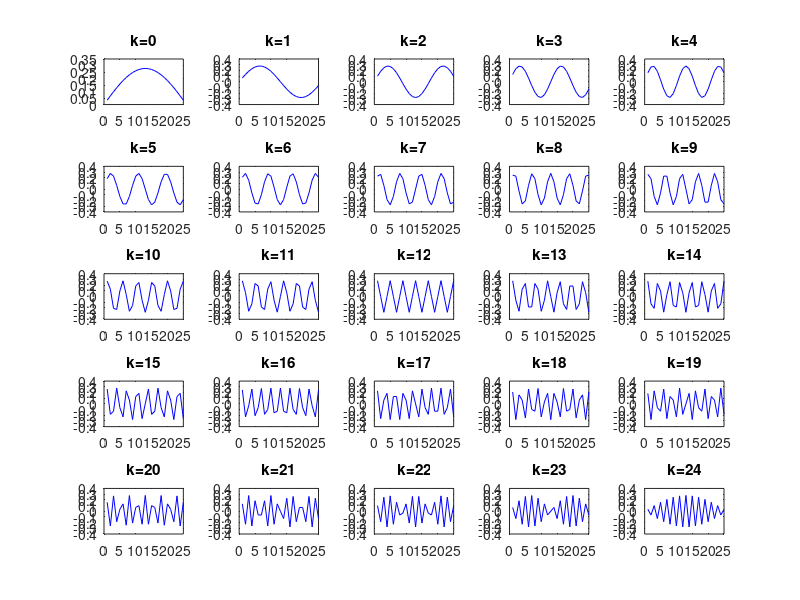

Write MATLAB code to recreate this figure. (Note: this script raises an error after producing the figure.)
% problem 3.4 - macierze ortogonalne DST i Hartleya
clear all; close all; clc;

N = 25;
k = (0:N-1); 
n = (0:N-1);

%% macierz DST
A_DST = sqrt(2/(N+1)) * sin(pi*(k'+1)*(n+1)/(N+1));

%% macierz Hartleya
A_Hartley = sqrt(1/N) * (cos(2*pi/N*k'*n) + sin(2*pi/N*k'*n));

%% wyswietlenie wierszy macierzy DST
figure;
for k = 1:N
    subplot(5, 5, k);
    plot(A_DST(k, :), 'b-');
    title(['k=' num2str(k-1)]);
end
sgtitle('funkcje bazowe DST');
% widac sinusoidy o rosnacej czestotliwosci

%% wyswietlenie wierszy macierzy Hartleya
figure;
for k = 1:N
    subplot(5, 5, k);
    plot(A_Hartley(k, :), 'r-');
    title(['k=' num2str(k-1)]);
end
sgtitle('funkcje bazowe Hartleya');
% widac kombinacje sinusa i kosinusa

%% sprawdzenie ortogonalnosci wierszy DST
disp('=== DST ===');
disp('ortogonalnosc 5 losowych par wierszy:');
for i = 1:5
    idx = randperm(N, 2);
    iloczyn = dot(A_DST(idx(1), :), A_DST(idx(2), :));
    disp(['  wiersze ' num2str(idx(1)-1) ' i ' num2str(idx(2)-1) ': ' num2str(iloczyn)]);
end

%% sprawdzenie ortogonalnosci macierzy DST
disp(' ');
disp('ortogonalnosc macierzy DST:');
disp(['  max roznica inv(A)*A vs eye(N): ' num2str(max(max(abs(inv(A_DST)*A_DST - eye(N)))))]);
disp(['  max roznica A''*A vs eye(N): ' num2str(max(max(abs(A_DST'*A_DST - eye(N)))))]);

%% sprawdzenie ortogonalnosci wierszy Hartleya
disp(' ');
disp('=== HARTLEY ===');
disp('ortogonalnosc 5 losowych par wierszy:');
for i = 1:5
    idx = randperm(N, 2);
    iloczyn = dot(A_Hartley(idx(1), :), A_Hartley(idx(2), :));
    disp(['  wiersze ' num2str(idx(1)-1) ' i ' num2str(idx(2)-1) ': ' num2str(iloczyn)]);
end

%% sprawdzenie ortogonalnosci macierzy Hartleya
disp(' ');
disp('ortogonalnosc macierzy Hartleya:');
disp(['  max roznica inv(A)*A vs eye(N): ' num2str(max(max(abs(inv(A_Hartley)*A_Hartley - eye(N)))))]);
disp(['  max roznica A''*A vs eye(N): ' num2str(max(max(abs(A_Hartley'*A_Hartley - eye(N)))))]);
% obie macierze sa ortogonalne, wyniki bliskie zeru
